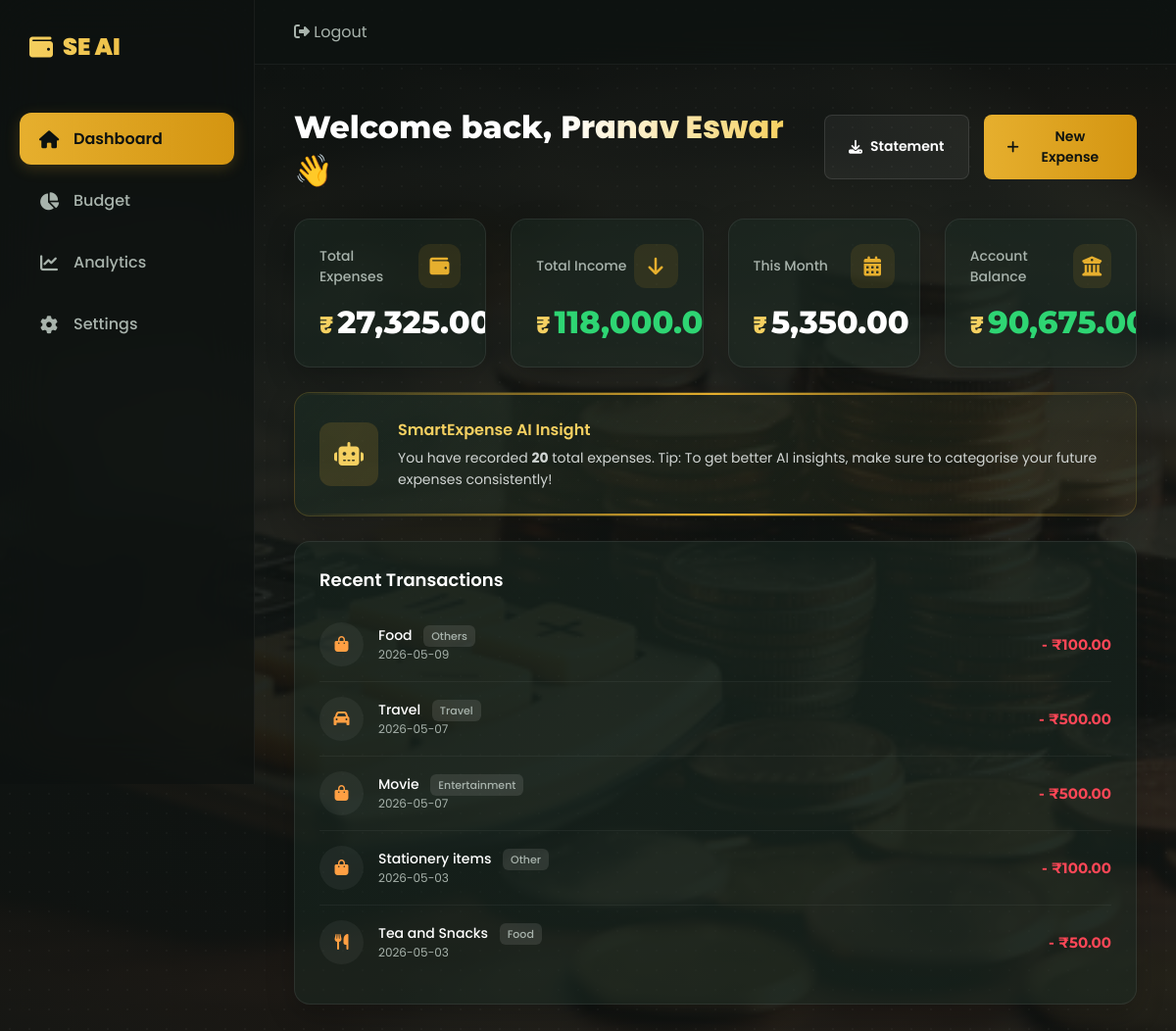
The app's page /dashboard (signed in) with its own data.
### tables this page shows
CREATE TABLE expenses (
                id INTEGER PRIMARY KEY AUTOINCREMENT,
                user_email TEXT,
                title TEXT,
                amount REAL,
                category TEXT,
                date TEXT
            );

### app.py (the view)
@app.route("/dashboard")
def dashboard():
    if "user" not in session:
        return redirect("/login")
    try:
        conn = sqlite3.connect(DB_FILE)
        conn.row_factory = sqlite3.Row
        cursor = conn.cursor()
        cursor.execute(
            "SELECT * FROM expenses WHERE user_email = ?",
            (session["email"],)
        )
        expenses = cursor.fetchall()
        cursor.execute(
            "SELECT SUM(amount) FROM expenses WHERE user_email = ?",
            (session["email"],)
        )
        total = cursor.fetchone()[0] or 0
        cursor.execute("""
            SELECT SUM(amount)
            FROM expenses
            WHERE user_email = ?
            AND strftime('%m', date)=strftime('%m','now')
        """, (session["email"],))
        monthly = cursor.fetchone()[0] or 0
        cursor.execute(
            "SELECT SUM(amount) FROM income WHERE user_email = ?",
            (session["email"],)
        )
        income = cursor.fetchone()[0] or 0
        balance = income - total
        cursor.execute("""
            SELECT *
            FROM categories
            ORDER BY category_name ASC
        """)
        categories = cursor.fetchall()
        conn.close()
        return render_template(
            "dashboard.html",
            name=session["user"],
            total=total,
            monthly=monthly,
            expenses=expenses,
            balance=balance,
            income=income,
            categories=categories
        )
    except Exception as e:
        return render_template(
            "error.html",
            message=str(e)
        )

### templates/dashboard.html (shortened to what this page needs)
<!DOCTYPE html>
<html lang="en">
<head>
<link rel="stylesheet" href="https://cdnjs.cloudflare.com/ajax/libs/font-awesome/6.4.0/css/all.min.css">
</head>
<body>
<div class="layout">
<aside class="sidebar">
  <div class="logo">
    <i class="fas fa-wallet"></i> <span>SE AI</span>
  </div>
  <nav>
    <a href="/dashboard" class="nav-item active"><i class="fas fa-home"></i> <span>Dashboard</span></a>
    <a href="/budget" class="nav-item"><i class="fas fa-chart-pie"></i> <span>Budget</span></a>
    <a href="/analytics" class="nav-item"><i class="fas fa-chart-line"></i> <span>Analytics</span></a>
    <a href="/settings" class="nav-item"><i class="fas fa-cog"></i> <span>Settings</span></a>
  </nav>
</aside>
<main class="main">
  <header>
    <div class="user-profile">
      <a href="/logout" title="Logout">
        <i class="fas fa-sign-out-alt"></i> Logout
      </a>
    </div>
  </header>
  <div class="container fade" id="page">
    <div class="dashboard-header">
      <h1>Welcome back, <span>{{ name }}</span> 👋</h1>
      <div style="display:flex; gap:15px;">
        <a href="/statement" class="btn btn-secondary"><i class="fas fa-download"></i> Statement</a>
        <button onclick="openExpenseModal()" class="btn btn-primary" style="border:none; cursor:pointer;">
  <i class="fas fa-plus"></i> New Expense
</button>
      </div>
    </div>
<div class="stats-grid">
  <div class="card">
    <div class="card-header">
      <h3>Total Expenses</h3>
      <div class="card-icon"><i class="fas fa-wallet"></i></div>
    </div>
    <div class="amount">
      <span>₹</span>{{ "{:,.2f}".format(total) if total else "0.00" }}
    </div>
  </div>
  <div class="card">
    <div class="card-header">
      <h3>Total Income</h3>
      <div class="card-icon"><i class="fas fa-arrow-down"></i></div>
    </div>
    <div class="amount" style="color:#2ed573;">
      <span>₹</span>{{ "{:,.2f}".format(income) if income else "0.00" }}
    </div>
  </div>
  <div class="card">
    <div class="card-header">
      <h3>This Month</h3>
      <div class="card-icon"><i class="fas fa-calendar-alt"></i></div>
    </div>
    <div class="amount">
      <span>₹</span>{{ "{:,.2f}".format(monthly) if monthly else "0.00" }}
    </div>
  </div>
  <div class="card">
    <div class="card-header">
      <h3>Account Balance</h3>
      <div class="card-icon"><i class="fas fa-university"></i></div>
    </div>
    <div class="amount" style="color: {{ '#2ed573' if balance >= 0 else '#ff4757' }}">
      <span>₹</span>{{ "{:,.2f}".format(balance) if balance else "0.00" }}
    </div>
  </div>
</div>
    <div class="card ai-banner">
      <div class="ai-icon"><i class="fas fa-robot"></i></div>
      <div class="ai-content">
        <h3>SmartExpense AI Insight</h3>
        <p>You have recorded <strong>{{ expenses|length }}</strong> total expenses. Tip: To get better AI insights, make sure to categorise your future expenses consistently!</p>
      </div>
    </div>
    <div class="content-grid" style="margin-top: 25px;">
      <div class="card" style="grid-column: 1 / -1;">
        <h3 style="font-size:18px; color:#fff; margin-bottom:15px; font-weight: 600;">Recent Transactions</h3>
        <div class="transaction-list">
          {% for txn in expenses[::-1][:5] %}
          <div class="transaction-item">
            <div class="t-info">
              <div class="t-icon" style="color:#ff9f43;">
                {% if txn[4].lower() == 'food' %}
                  <i class="fas fa-utensils"></i>
                {% elif txn[4].lower() == 'travel' %}
                  <i class="fas fa-car"></i>
                {% else %}
                  <i class="fas fa-shopping-bag"></i>
                {% endif %}
              </div>
              <div class="t-details">
                <h4>{{ txn[2] }} <span style="font-size: 11px; color: var(--text-muted); background: rgba(255,255,255,0.1); padding: 3px 8px; border-radius: 6px; margin-left: 8px;">{{ txn[4] }}</span></h4>
                <p>{{ txn[5] }}</p>
              </div>
            </div>
            <div class="t-amount" style="color:#ff4757;">- ₹{{ "{:,.2f}".format(txn[3]) }}</div>
          </div>
          {% else %}
          <p style="color: var(--text-muted); text-align: center; padding: 30px;">No expenses logged yet. Click "New Expense" to get started!</p>
          {% endfor %}
        </div>
      </div>
    </div>
  </div>
</main>
</div>
</body>
</html>

### records on screen
expenses: title "Food", category "Others", date "2026-05-09", amount "100.00"
expenses: title "Travel", category "Travel", date "2026-05-07", amount "500.00"
expenses: title "Movie", category "Entertainment", date "2026-05-07", amount "500.00"
expenses: title "Stationery items", category "Other", date "2026-05-03", amount "100.00"
expenses: title "Tea and Snacks", category "Food", date "2026-05-03", amount "50.00"

### other values on screen
{{ name }} "Pranav Eswar"
{{ "{:,.2f}".format(monthly) if monthly else "0.00" }} "5,350.00"
{{ expenses|length }} "20"
